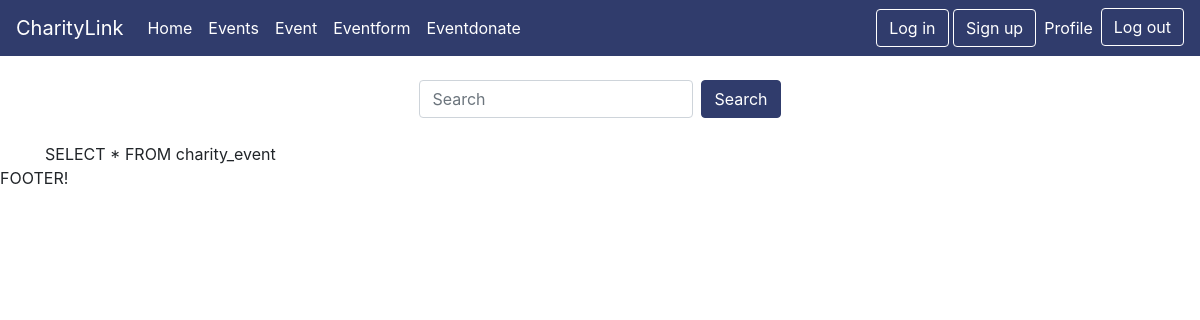
/event/events.php, run on an earlier commit of the app's database.
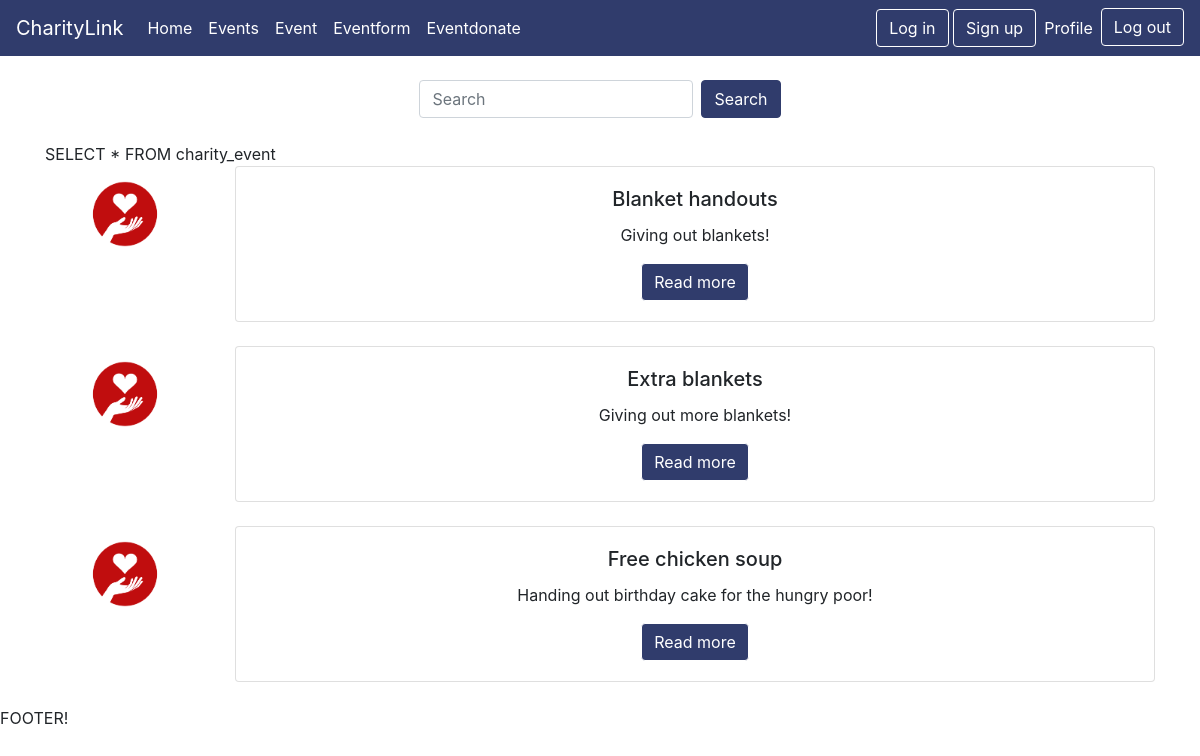
And on a later commit of the database.
### tables this page shows
CREATE TABLE charity_event(
    id INT  AUTO_INCREMENT NOT NULL PRIMARY KEY,
    name VARCHAR(255) NOT NULL,
    description VARCHAR(8000) NOT NULL,
    start_date DATETIME NOT NULL,
    end_date DATETIME NOT NULL,
    address VARCHAR(255) NOT NULL,
    postcode VARCHAR(10) NOT NULL,
    organiser_id INT NOT NULL,
    imgurl VARCHAR(255),
    fund_goal INT DEFAULT 0,
    FOREIGN KEY(organiser_id) REFERENCES user(id)
        ON DELETE CASCADE
        ON UPDATE CASCADE
);

### private/shared/header.php (called while the page is built, shortened)
<?php
	include ("nav.php");
?>

### public/event/event_path.php (called while the page is built)
<?php
$home_dir = "../";

### public/event/events.php (the view, shortened to what this page needs)
<?php
    require("event_path.php");
    require("../../private/shared/header.php");
    ?>
<html>
    <head>
        <link rel="stylesheet" href="https://stackpath.bootstrapcdn.com/bootstrap/4.4.1/css/bootstrap.min.css">
        <link rel="stylesheet" href="../nav.css">
    </head>
    <body>
        <br/>
        <div class="container">
            <div class="row d-flex justify-content-center">
                    <form class="form-inline my-2 my-lg-0">
                        <input class="form-control mr-sm-2" type="search" placeholder="Search" aria-label="Search">
                        <button class="btn" id="searchButton" my-2 my-sm-0" type="submit">Search</button>
                    </form>
            </div>
            <br/>
            <?php
            $events = CharityEvent::find_by_sql("SELECT * FROM charity_event");
            foreach($events as $event){
                echo '<div class="row">
                        <div class="col-md-2">
                                <img src="images/charity_icon.png" class="card-img" alt="...">
                        </div>
                        <div class="col-md-10">
                            <div class="card text-center">
                            <div class="card-body">
                                <h5 class="card-title">'.$event->name.'</h5>
                                <p class="card-text">'.$event->description.'</p>
                                <a href="../event.php?id='.$event->id.'" class="btn btn-outline-success">Read more</a>
                            </div>
                            </div>
                        </div>
                    </div>
                    </br>';
            }
            ?>
        </div>
    </body>
</html>

### private/shared/nav.php (shortened to what this page needs)
<head>
        <link rel="stylesheet" href="https://stackpath.bootstrapcdn.com/bootstrap/4.4.1/css/bootstrap.min.css">
        <link rel="stylesheet" href="nav.css">
    </head>
<nav class="navbar navbar-expand-lg navbar-light" style="background-color: #303c6c;">
  <a class="navbar-brand" href=<?php echo $home_dir ?> style="color:white">CharityLink</a>
  <div class="collapse navbar-collapse" id="navbarSupportedContent">
    <ul class="navbar-nav mr-auto">
        <li class="nav-item active">
            <a class="nav-link" href=<?php echo $home_dir ?> style="color:white">Home <span class="sr-only">(current)</span></a>
        </li>
        <li class="nav-item">
            <a class="nav-link" href= <?php echo $home_dir."event/events.php" ?> style="color:white">Events</a>
        </li>
        <li class="nav-item">
            <a class="nav-link" href=<?php echo $home_dir."event/event.php" ?> style="color:white">Event</a>
        </li>
        <li class="nav-item">
            <a class="nav-link" href=<?php echo $home_dir."event/eventform.php" ?> style="color:white">Eventform</a>
        </li>
        <li class="nav-item">
            <a class="nav-link" href=<?php echo $home_dir."event/eventdonate.php" ?>  style="color:white">Eventdonate</a>
        </li>
    </ul>
  <div class="form-inline my-2 my-lg-0">
      <a class="btn btn-outline-success my-2 my-sm-0" href=<?php echo $home_dir."user/login.php" ?> style="color:white">Log in</a>
      <a class="btn btn-outline-success my-2 my-sm-0" href=<?php echo $home_dir."user/signup.php" ?>  style="color:white">Sign up</a>
      <ul class="navbar-nav mr-auto">
          <li class="nav-item">
        <a class="nav-link" id="profileButton" href=<?php echo $home_dir."user/user.php" ?>  style="color:white">Profile</a>
      </li>
          <li class="nav-item">
      <a class="btn btn-outline-success my-2 my-sm-0" href=<?php echo $home_dir."user/logout.php" ?>  style="color:white">Log out</a>
          </li>
      </ul>
      </div>
  </div>
</nav>

### private/classes/databaseobject.class.php (shortened to what this page needs)
<?php
class DatabaseObject {
  static protected $database;
  static public function set_database($database) {
    self::$database = $database;
  }
  static public function find_by_sql($sql) {
    $result = self::$database->query($sql);
    echo ($sql);
    $object_array = [];
    while($record = $result->fetch_assoc()) {
      $object_array[] = static::instantiate($record);
    }
    return $object_array;
  }
  static protected function instantiate($record) {
    $object = new static;
    foreach($record as $property => $value) {
      if(property_exists($object, $property)) {
        $object->$property = $value;
      }
    }
    return $object;
  }
}
?>

### public/nav.css (style rules this page uses)
.btn-outline-success { color: white!important; background-color: #303c6c!important; border-color: white!important; }
#searchButton { color: white!important; background-color: #303c6c!important; border-color: #303c6c!important; }

What changed in the data, as far as the page shows it:
added charity_event: name "Blanket handouts", description "Giving out blankets!"
added charity_event: name "Extra blankets", description "Giving out more blankets!"
added charity_event: name "Free chicken soup", description "Handing out birthday cake for the hungry poor!"
